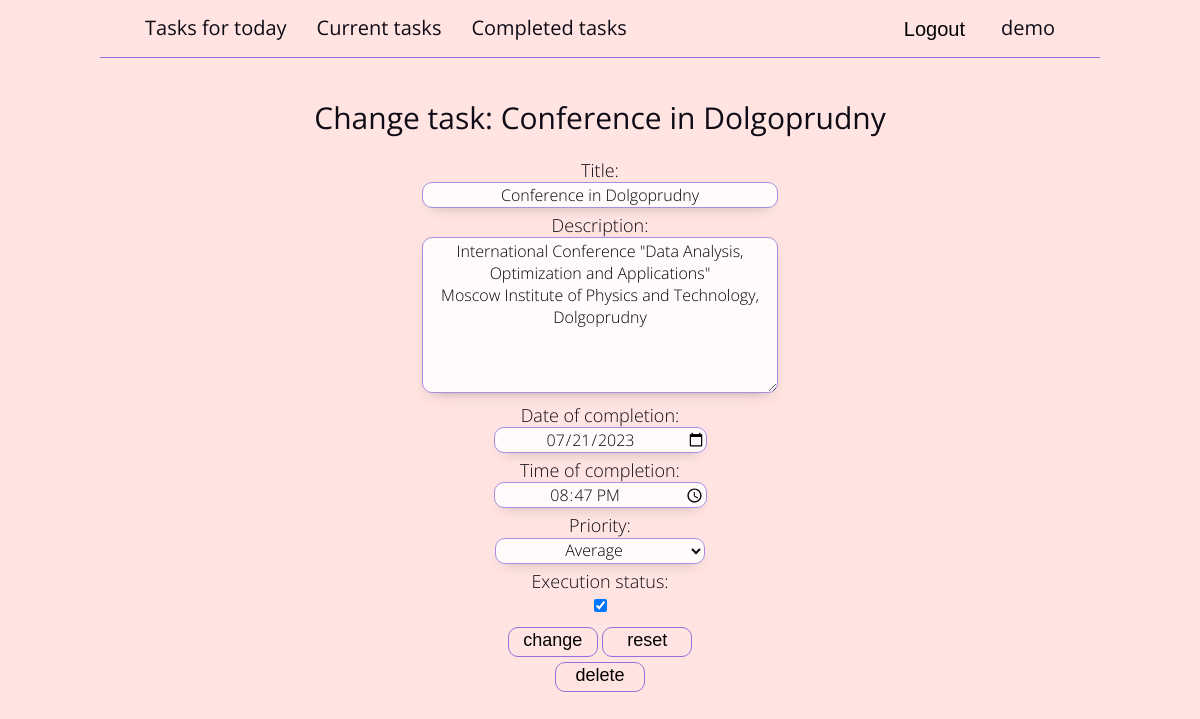
The app's page /tasks-for-today/task-16/ (signed in) with its own data.
### tables this page shows
CREATE TABLE users (
    id INTEGER NOT NULL PRIMARY KEY AUTOINCREMENT,
    password VARCHAR(128) NOT NULL,
    username VARCHAR(150) NOT NULL UNIQUE,
    active BOOL NOT NULL DEFAULT True
);

CREATE TABLE tasks (
    id INTEGER NOT NULL PRIMARY KEY AUTOINCREMENT,
    user_id INTEGER NOT NULL,
    title VARCHAR(50) NOT NULL,
    description TEXT NOT NULL DEFAULT "",
    date_of_completion DATA,
    time_of_completion TIME,
    priority INTEGER NOT NULL DEFAULT 1,
    execution_status BOOL NOT NULL DEFAULT False,
    FOREIGN KEY (user_id) REFERENCES users(id)
        ON DELETE CASCADE
        ON UPDATE CASCADE
);

### to_do.py (the view, shortened to what this page needs)
@app.route("/<calling_page>/task-<int:task_id>/", methods=["GET", "POST"])
@login_required
def change_task_to_do(calling_page, task_id):
    user_id = current_user.get_id()
    task = g.connection_to_db.get_first_record("tasks", id=task_id, user_id=user_id)
    if task is None:
        abort(404)
    return render_template("to_do/change_task_to_do.html",
        page_title=page_title,
        page_name=calling_page,
        task=task
    )

### superstructures.py (called while the page is built)
    def get_first_record(self, table, **kwargs):
        list_of_values_for_columns = [f'{column} = {repr(value)}' for column, value in kwargs.items()]
        values_for_where = " AND ".join(list_of_values_for_columns)
        select_query = f"SELECT * FROM {table} " \
        f"{'WHERE ' if values_for_where else ''}{values_for_where} " \
        f"LIMIT 1;"
        searched_record = self._cursor.execute(select_query).fetchone()
        return searched_record

    def close(self):
        self._connection.close()

    def get_id(self):
        return str(self._user["id"])

    @property
    def username(self):
        return str(self._user["username"])

### to_do.py (called while the page is built)
def db_connection():
    connection = sqlite3.connect(app.config["DATABASE"])
    connection.row_factory = sqlite3.Row                           # Converting records from tables to a dictionary type
    return connection

@app.before_request
def connection_to_db_via_g():  # Implementing a single database connection across the entire query
    if not hasattr(g, "connection_to_db"):
        g.connection_to_db = ConnectionToDB(db_connection())

@login_manager.user_loader
def user_loading(user_id):
    connection_to_db_via_g()
    return UserLogin(user_id, g.connection_to_db)

@app.teardown_appcontext                         # Decorator responsible for processes executed after request processing
def close_db_connection(response):
    if hasattr(g, "connection_to_db"):
        g.connection_to_db.close()                          # Closing the database connection after processing a request
    return response

### templates/to_do/change_task_to_do.html (shortened to what this page needs)
{% extends "index.html" %}
{% block application %}
<article class="to_do task">
    <h1>Change task: {{ task.title }}</h1>
    <form method="post">
        <li>
            <label for="id_title">Title:</label>
            <input id="id_title" type="text" name="title"
            value="{{ task.title }}" maxlength="50" required>
        </li>
        <li>
            <label for="id_description">Description:</label>
            <textarea id="id_description" name="description" cols="40" rows="10">{{ task.description }}</textarea>
        </li>
        <li>
            <label for="id_date_of_completion">Date of completion:</label>
            <input id="id_date_of_completion" type="date" name="date_of_completion"
            value="{{ task.date_of_completion }}" required>
        </li>
        <li>
            <label for="id_time_of_completion">Time of completion:</label>
            <input id="id_time_of_completion" type="time" name="time_of_completion"
            value="{{ task.time_of_completion }}" required>
        </li>
        <li>
            <label for="id_priority">Priority:</label>
            <select id="id_priority" name="priority">
                <option value="2" {% if task.priority == 2 %} selected {% endif %}>Average</option>
            </select>
        </li>
        <li>
            <label for="id_execution_status">Execution status:</label>
            <input id="id_execution_status" type="checkbox" name="execution_status"
            {% if task.execution_status %} checked {% endif %}>
        </li>
        <button type="submit">change</button>
        <button type="reset">reset</button>
    </form>
    <form class="deleting_task"
    action="{{ url_for('deleting_task', calling_page=page_name, task_id=task.id) }}" method="post">
        <button type="submit">delete</button>
    </form>
</article>
{% endblock %}

### templates/to_do/to_do_header.html (shortened to what this page needs)
<header class="to_do">
    <nav>
        <ul>
            {% if current_user.is_authenticated %}
            <li>
                <ul class="first_elements">
                    <li {% if main_title == "Tasks for today" %} class="checked" {% endif %}>
                        <a href="{{ url_for('tasks_for_today_to_do') }}">Tasks for today</a>
                    </li>
                    <li {% if main_title == "Current tasks" %} class="checked" {% endif %}>
                        <a href="{{ url_for('current_tasks_to_do') }}">Current tasks</a>
                    </li>
                    <li {% if main_title == "Completed tasks" %} class="checked" {% endif %}>
                        <a href="{{ url_for('completed_tasks_to_do') }}">Completed tasks</a>
                    </li>
                </ul>
            </li>
            <li>
                <ul class="last_elements">
                    <li>
                        <form action="{{ url_for('logout_to_do') }}" method="post">
                            <button type="submit">Logout</button>
                        </form>
                    </li>
                    <li class="username">{{ current_user.username }}</li>
                </ul>
            </li>
            {% endif %}
        </ul>
    </nav>
</header>

### static/css/styles.css (style rules this page uses)
html { font-family: "Open Sans", "PT Sans", sans-serif; font-size: 18px; font-weight: 300; text-align: center; }
body { color: #0f0b16; height: 100vh; line-height: 1.333; }
a { color: #0f0b16; }
h1, h2, h3 { line-height: 1; }

### static/to_do/css/to_do_styles.css (style rules this page uses)
body { background-color: mistyrose; }
header.to_do > nav > ul { align-items: center; border-bottom: 1px solid mediumpurple; box-sizing: border-box; display: flex; flex-flow: row wrap; justify-content: space-between; margin: 15px auto 35px; max-width: 1000px; padding: 0px 30px; }
header.to_do > nav > ul > li > ul.first_elements { align-items: center; display: flex; flex-flow: row wrap; justify-content: start; }
header.to_do > nav > ul > li > ul.last_elements { align-items: center; display: flex; flex-flow: row wrap; justify-content: end; }
header.to_do > nav > ul > li > ul > li { padding-bottom: 15px; }
header.to_do > nav > ul > li > ul > li.username, header.to_do > nav > ul > li > ul a, header.to_do > nav > ul > li > ul button { background: none; border: none; cursor: pointer; font-size: 20px; font-weight: 400; margin: 0px 15px; text-decoration: none; }
header.to_do > nav > ul > li > ul > li.username { cursor: auto; }
header.to_do > nav > ul > li > ul button { position: relative; top: 1px; }
article.to_do { margin-bottom: 95px; }
article.to_do > h1 { font-size: 30px; font-weight: 400; margin-bottom: 25px; }
article.to_do.task > form > li { margin-bottom: 5px; }
article.to_do.task > form > li > label { display: block; }
article.to_do.task > form > li > #id_title, article.to_do.task > form > li > #id_description { background-color: #fffbfb; border: 1px solid #a98de2; border-radius: 10px; box-shadow: 0px 5px 15px -10px #736765; font-family: "Open Sans", "PT Sans", sans-serif; font-size: 16px; font-weight: 300; min-width: 350px; text-align: center; width: 25vw; }
article.to_do.task > form > li > #id_description { height: 150px; }
article.to_do.task > form > li > #id_date_of_completion, article.to_do.task > form > li > #id_time_of_completion, article.to_do.task > form > li > #id_priority { background-color: #fffbfb; border: 1px solid #a98de2; border-radius: 10px; box-shadow: 0px 5px 15px -10px #736765; font-family: "Open Sans", "PT Sans", sans-serif; font-size: 16px; font-weight: 300; min-width: 210px; text-align: center; width: 15vw; }
article.to_do.task > form > li > #id_execution_status { background-color: #fffbfb; border: 1px solid #a98de2; border-radius: 10px; box-shadow: 0px 5px 15px -10px #736765; font-family: "Open Sans", "PT Sans", sans-serif; font-size: 16px; font-weight: 300; text-align: center; }
article.to_do.task > form > button { background: none; border: 1.5px solid mediumpurple; border-radius: 10px; cursor: pointer; display: inline-block; font-size: 18px; margin: 5px auto 0px; padding: 2px 0px 5px; width: 90px; }

### records on screen
users: username "demo"
tasks: title "Conference in Dolgoprudny", description "International Conference \"Data Analysis, Optimization and Applications\" Moscow Institute of Physics and Technology, Dolgoprudny", date_of_completion "07/21/2023", time_of_completion "20:47", priority "Average", execution_status "☑"
